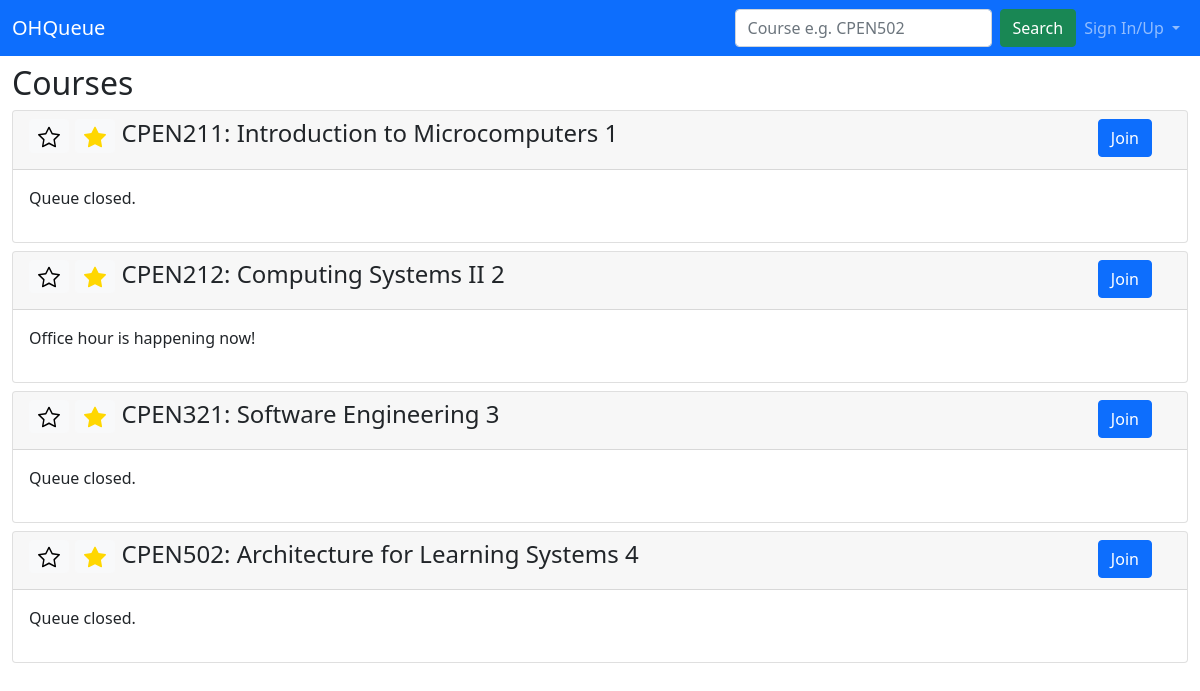
The page / on the database its author committed.
### ohq/models.py (models this page shows, shortened)
class Course(models.Model):
    code = models.CharField(max_length=10)
    subject = models.CharField(null=False,
        max_length=5,
        choices=SUBJECT_CODE,
        default=CPEN)
    number = models.IntegerField(default=0)
    session = models.CharField(max_length=5, default="")
    semester = models.CharField(null=False,
        max_length=2,
        choices=SEMESTER,
        default=W1)
    course_name = models.CharField(max_length=100, default="")
    status = models.BooleanField(default=False)
    meeting_link = models.URLField(default="")

### ohq/views.py (the view)
class CourseListView(generic.ListView):
    model = Course
    template_name = "course_list.html"
    context_object_name = "course_list"

### ohq/templates/ohq/course_list.html (shortened to what this page needs)
<!DOCTYPE html>
<html lang="en">
<head>
    {% load static %}
    <link href="https://cdn.jsdelivr.net/npm/bootstrap@5.1.3/dist/css/bootstrap.min.css" rel="stylesheet">
</head>
<body>
  <nav class="navbar navbar-expand-lg navbar-dark bg-primary">
    <div class="container-fluid">
      <a class="navbar-brand" href="/">OHQueue</a>
      <div class="collapse navbar-collapse justify-content-end" id="navbarSupportedContent">
        <form class="d-flex" action="{% url 'ohq:search' %}" method="post">
          <input class="form-control me-2" type="search" placeholder="Course e.g. CPEN502" aria-label="Search">
          <button class="btn btn-success" type="submit">Search</button>
        </form>
        {% if user.is_authenticated %}
        <ul class="navbar-nav mb-2 mb-lg-0">
          <li class="nav-item dropdown">
            <a class="nav-link dropdown-toggle" href="#" id="navbarDropdown" role="button" data-bs-toggle="dropdown" aria-expanded="false">
              {{ user.username }}
            </a>
            <ul class="dropdown-menu dropdown-menu-end" aria-labelledby="navbarDropdown">
              <li><a class="dropdown-item text-center"" href="#">Manage Password</a></li>
              <li><a class="dropdown-item text-center"" href="{% url 'ohq:logout' %}">Sign Out</a></li>
            </ul>
          </li>
        </ul>
        {% else %}
        <ul class="navbar-nav mb-2 mb-lg-0">
          <li class="nav-item dropdown">
            <a class="nav-link dropdown-toggle" href="#" id="navbarDropdown" role="button" data-bs-toggle="dropdown" aria-expanded="false">
              Sign In/Up
            </a>
          </li>
        </ul>
        {% endif %}
      </div>
    </div>
  </nav>
    <div class="container-fluid mt-2">
        <h2>Courses</h2>
        <div class="card-columns-vertical">
            {% for course in course_list %}
                <div class="card mt-2">
                    <div class="card-header">
                      <div class="row justify-content-between">
                        <div class="col-11">
                          <h4>
                            <button type="button" class="btn btn-sm btn-light">
                            </button>
                            <button type="button" class="btn btn-sm btn-light">
                            </button>
                            {{ course.code }}: {{ course.course_name }} {{ course.id }}
                        </h4>
                        </div>
                        <div class="col-1">
                          <input type=button class="btn btn-primary" onClick="location.href='course/{{ course.id }}'"
                                  value='Join'>
                        </div>
                      </div>
                    </div>
                    <div class="card-body">
                        <p>
                            {% if course.status %}
                                Office hour is happening now!
                            {% else %}
                                Queue closed.
                            {% endif %}
                        </p>
                    </div>
                </div>
            {% endfor %}
        </div>
    </div>
</body>

### rows shown on the page
Course: code "CPEN211", course_name "Introduction to Microcomputers", id "1", status "Queue closed."
Course: code "CPEN212", course_name "Computing Systems II", id "2", status "Office hour is happening now!"
Course: code "CPEN321", course_name "Software Engineering", id "3", status "Queue closed."
Course: code "CPEN502", course_name "Architecture for Learning Systems", id "4", status "Queue closed."
